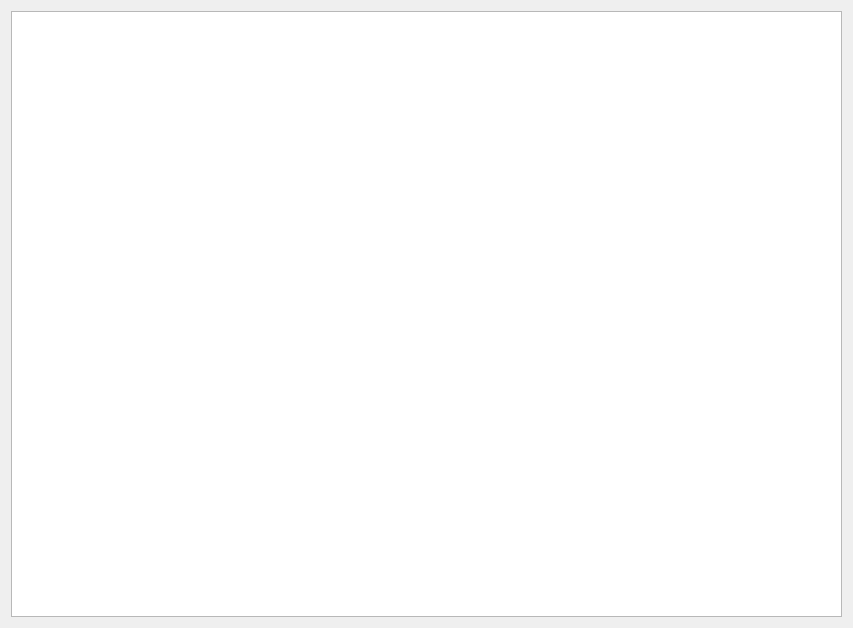
<?xml version="1.0" encoding="UTF-8"?>
<ui version="4.0">
 <class>effectiveness_analysisClass</class>
 <widget class="QDialog" name="effectiveness_analysisClass">
  <property name="geometry">
   <rect>
    <x>0</x>
    <y>0</y>
    <width>853</width>
    <height>628</height>
   </rect>
  </property>
  <property name="windowTitle">
   <string>effectiveness_analysis</string>
  </property>
  <layout class="QGridLayout" name="gridLayout">
   <item row="0" column="0">
    <widget class="QChartView" name="graphicsView"/>
   </item>
  </layout>
 </widget>
 <layoutdefault spacing="6" margin="11"/>
 <customwidgets>
  <customwidget>
   <class>QChartView</class>
   <extends>QGraphicsView</extends>
   <header>qchartview.h</header>
  </customwidget>
 </customwidgets>
 <resources/>
 <connections/>
</ui>
